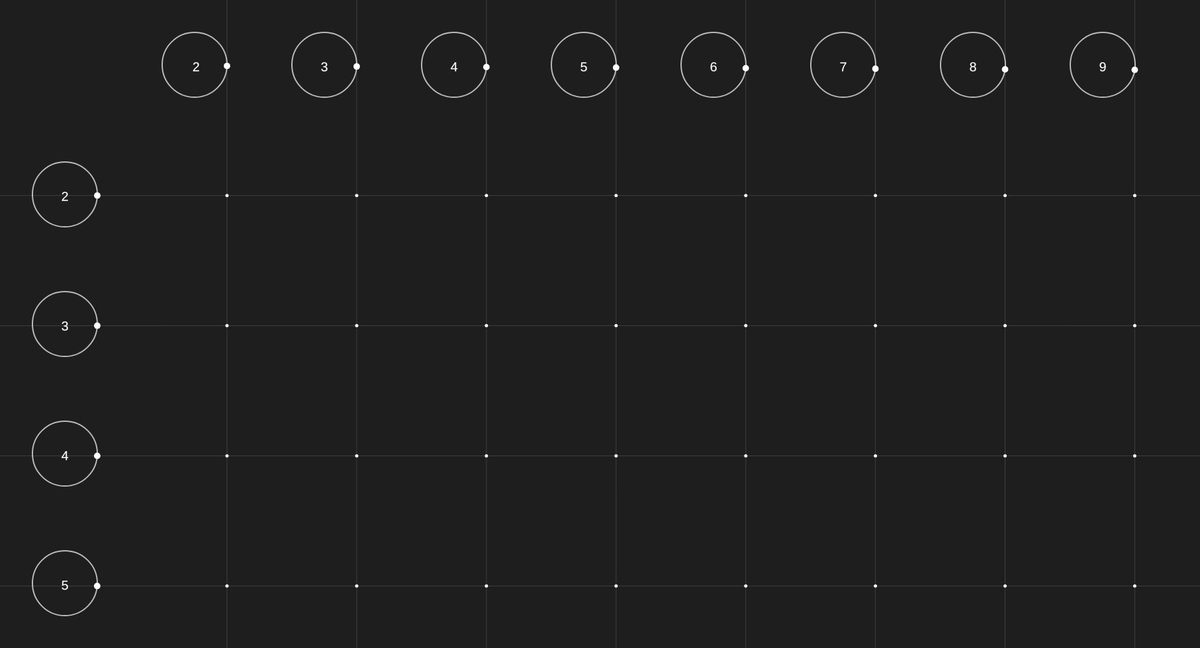
Frame 1 (no input)
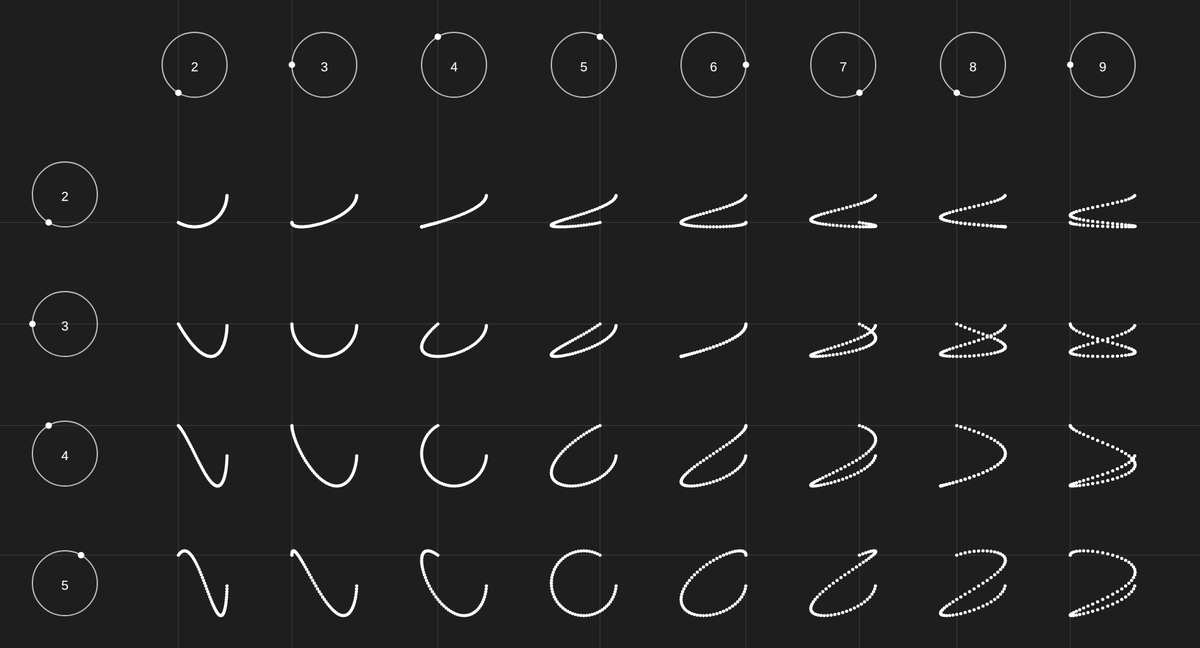
Frame 60 (no input)
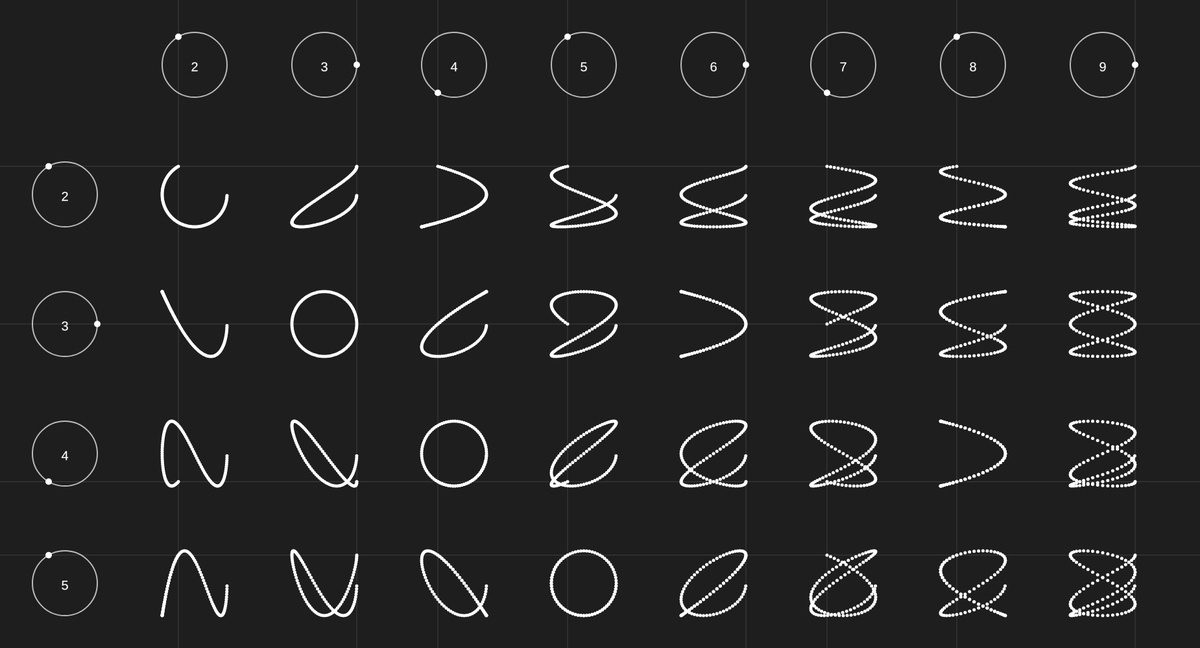
Frame 120 (the mouse pressed at the canvas centre since frame 60)

The p5.js sketch that drew these frames (run headless with seeded random() and noise() and a simulated clock; from frame 60 on, the mouse is pressed at the canvas centre):

// p5.js sketch
// ── sketch.js
var row_circles = [];
var col_circles = [];
var drawn_points = []

function setup() {
    createCanvas(1850, 1000);
    angleMode(DEGREES);
    var rows = 8;
    var cols = 4;

    x = 300;
    y = 100;
    r = 100;
    angleIncrement = 2;

    for (var i = 0; i < rows; i++) {
        let new_circle = new Circle(x, y, r, angleIncrement, 'v');
        row_circles.push(new_circle);
        x += 200;
        angleIncrement += 1;
    }

    x = 100;
    y = 300;
    r = 100;
    angleIncrement = 2;

    for (var i = 0; i < cols; i++) {
        let new_circle = new Circle(x, y, r, angleIncrement, 'h');
        col_circles.push(new_circle);
        y += 200;
        angleIncrement += 1;
    }

}

function draw() {
    background(30);

    for (var i = 0; i < row_circles.length; i++) {
        row_circles[i].rotate();
        row_circles[i].show();
    }

    for (var i = 0; i < col_circles.length; i++) {
        col_circles[i].rotate();
        col_circles[i].show();
    }

    for (var i = 0; i < row_circles.length; i++) {
        for (var j = 0; j < col_circles.length; j++) {
            let x = row_circles[i].dotPos.x;
            let y = col_circles[j].dotPos.y;
            let spot = createVector(x, y);
            drawn_points.push(spot);
        }
    }

    fill(255);
    noStroke();
    for (var i = 0; i < drawn_points.length; i++) {
        ellipse(drawn_points[i].x, drawn_points[i].y, 5);
        if (i > 6400 * 2) {
            noLoop();
        }
    }
}
// ── Circle.js
class Circle {
    constructor(x, y, d, step_angle, line_dir) {
        this.pos = createVector(x, y);
        this.dotPos = createVector(0, 0);
        this.r = d / 2;
        this.angle = 0;
        this.angle_incr = step_angle;
        this.fontSize = 20;
        if (line_dir != 'v' && line_dir != 'h') {
            throw new Error('line_dir must be "v" or "h" for vertical or horizontal line following the dot');
        } else {
            this.line_dir = line_dir;
        }

    }

    rotate() {
        this.angle += this.angle_incr;
        this.dotPos.x = this.r * cos(this.angle) + this.pos.x;
        this.dotPos.y = this.r * sin(this.angle) + this.pos.y;
    }

    show() {
        //circle
        noFill();
        stroke(255, 255 * 0.7);
        strokeWeight(2);
        ellipse(this.pos.x, this.pos.y, 2 * this.r);

        //dot
        fill(255);
        noStroke();
        ellipse(this.dotPos.x, this.dotPos.y, 10);

        //lines
        stroke(255, 255 * 0.5);
        strokeWeight(0.3);
        if (this.line_dir == 'v') {
            line(this.dotPos.x, 0, this.dotPos.x, height);
        } else if (this.line_dir == 'h') {
            line(0, this.dotPos.y, width, this.dotPos.y);
        }

        //show val
        writeCenteredText(this.pos, this.angle_incr, this.fontSize)

    }
}

function writeCenteredText(parent_pos, str, fontSize) {
    let textX = parent_pos.x - textWidth(str.toString()) / 2;
    let textY = parent_pos.y + fontSize / 2
    textSize(fontSize);
    text(str, textX, textY);
}
